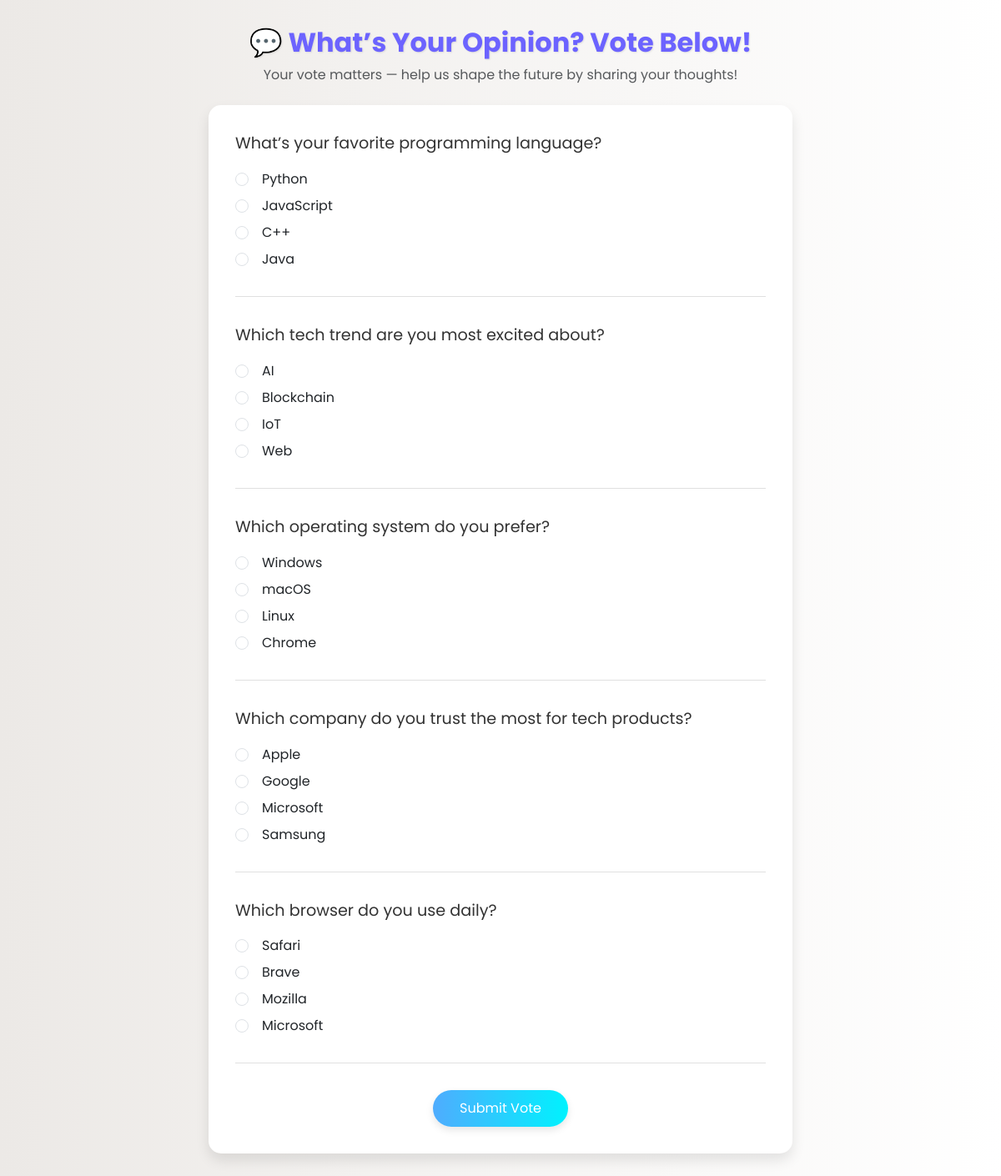
The page / on the database its author committed.
### polls/models.py (models this page shows, shortened)
class Question(models.Model):
    Question_field=models.CharField(max_length=100)

class Choices(models.Model):
    question=models.ForeignKey(Question,on_delete=models.CASCADE,related_name="choices")
    choices_field=models.CharField(max_length=10)
    votes=models.IntegerField(default=0)

### polls/views.py (the view)
# urls.py: path('', views.listining_ques,name="listining_ques"),
def listining_ques(request):
    Question_data=Question.objects.prefetch_related("choices").all()
    return render(request,"Question.html",{"data":Question_data})

### template/Question.html (shortened to what this page needs)
<link href="https://cdn.jsdelivr.net/npm/bootstrap@5.3.0/dist/css/bootstrap.min.css" rel="stylesheet">
<div class="text-center mb-4" style="font-family: 'Poppins', sans-serif;">
    <h2 style="font-weight: 700; color: #6c63ff; text-shadow: 1px 1px 2px rgba(0,0,0,0.1);">
        💬 What’s Your Opinion? Vote Below!
    </h2>
    <p class="text-muted" style="font-size: 1rem;">
        Your vote matters — help us shape the future by sharing your thoughts!
    </p>
</div>
<form method="POST" action="{% url 'voting' %}" class="voting-form">
    {% for q in data %}
        <div class="question-block">
            <div class="question-title">{{ q.Question_field }}</div>
            <ul class="list-unstyled">
                {% for choices in q.choices.all %}
                    <li class="form-check mb-2">
                        <input class="form-check-input" type="radio" name="choices_{{q.id}}" id="choice_{{choices.id}}" value="{{choices.id}}">
                        <label class="form-check-label ms-2" for="choice_{{choices.id}}">
                            {{ choices.choices_field }}
                        </label>
                    </li>
                {% endfor %}
            </ul>
        </div>
    {% endfor %}
    <button type="submit" class="submit-btn">Submit Vote</button>
</form>

### template/Question.html (style rules this page uses)
.voting-form { max-width: 700px; margin: auto; background: #fff; border-radius: 15px; padding: 2rem; box-shadow: 0 8px 16px rgba(0, 0, 0, 0.1); }
.question-block { margin-bottom: 2rem; padding-bottom: 1rem; border-bottom: 1px solid #e0e0e0; }
.question-title { font-size: 1.2rem; color: #333; margin-bottom: 1rem; }
.form-check-label { transition: all 0.2s; }
.submit-btn { display: block; margin: 2rem auto 0; padding: 0.6rem 2rem; font-size: 1rem; border-radius: 30px; background: linear-gradient(to right, #4facfe, #00f2fe); border: none; color: white; box-shadow: 0 4px 10px rgba(0,0,0,0.1); transition: 0.3s ease-in-out; }

### rows shown on the page
Question: Question_field "What’s your favorite programming language?"
Choices: choices_field "Python"
Choices: choices_field "JavaScript"
Choices: choices_field "C++"
Choices: choices_field "Java"
Question: Question_field "Which tech trend are you most excited about?"
Choices: choices_field "AI"
Choices: choices_field "Blockchain"
Choices: choices_field "IoT"
Choices: choices_field "Web"
Question: Question_field "Which operating system do you prefer?"
Choices: choices_field "Windows"
Choices: choices_field "macOS"
Choices: choices_field "Linux"
Choices: choices_field "Chrome"
Question: Question_field "Which company do you trust the most for tech products?"
Choices: choices_field "Apple"
Choices: choices_field "Google"
Choices: choices_field "Microsoft"
Choices: choices_field "Samsung"
Question: Question_field "Which browser do you use daily?"
Choices: choices_field "Safari"
Choices: choices_field "Brave"
Choices: choices_field "Mozilla"
Choices: choices_field "Microsoft"
